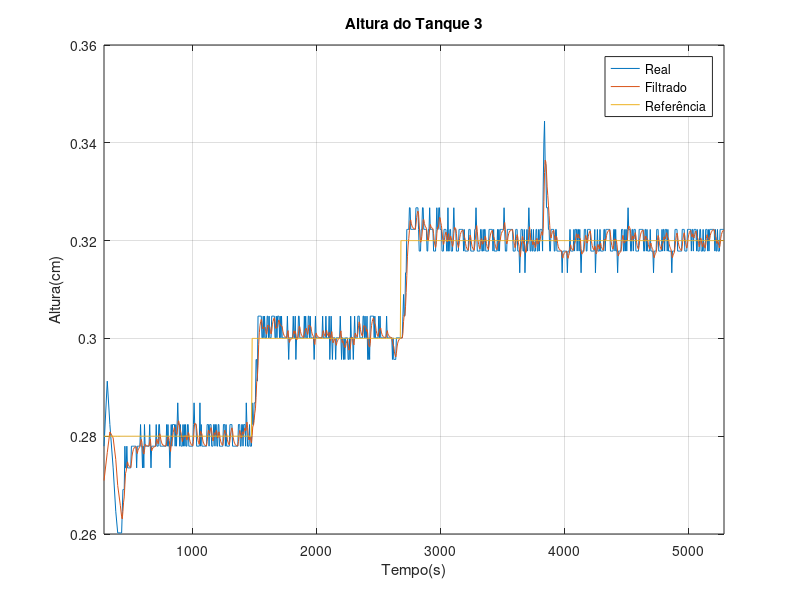
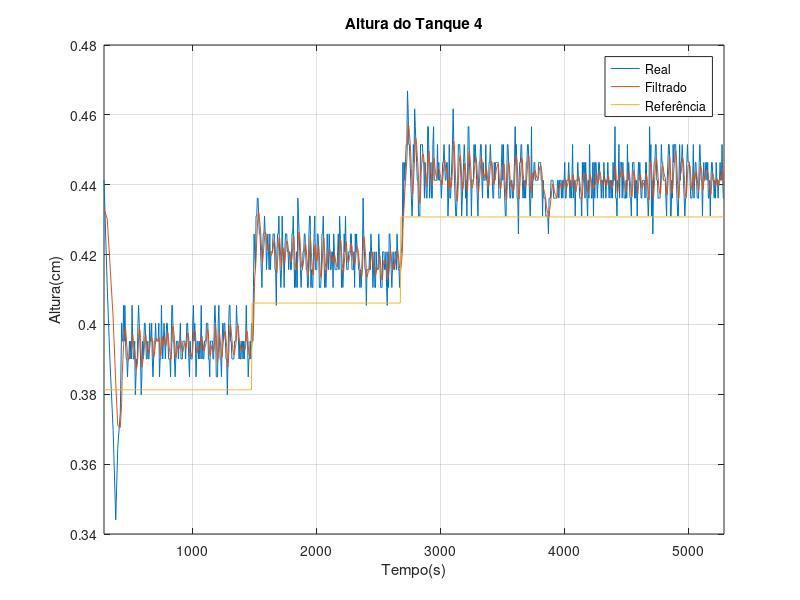
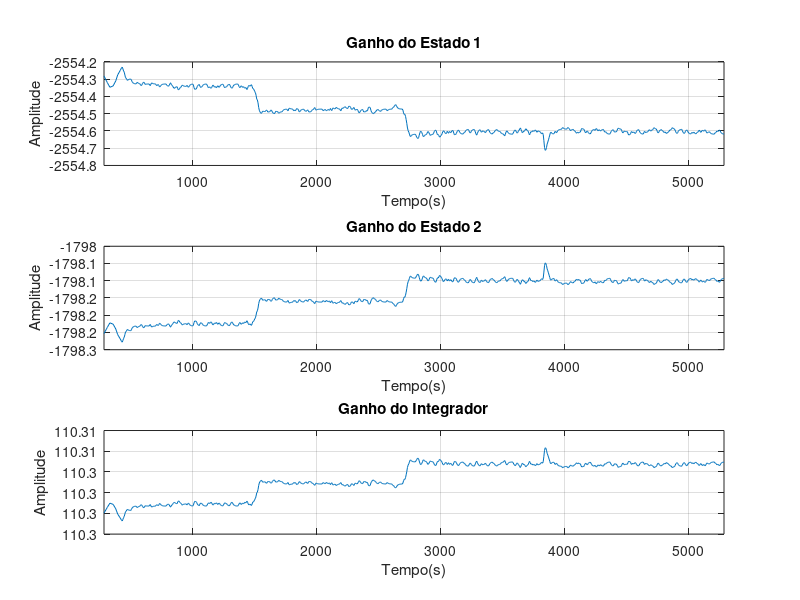
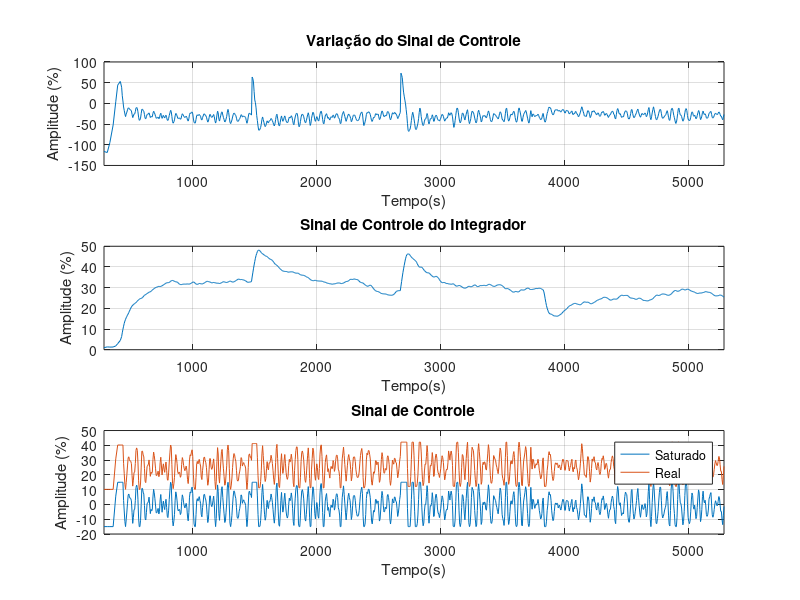

MATLAB code to generate these figures, in order: (Note: this script raises an error after producing the figures.)
clear
clc
%%
load('tarsis_seguimento_referencia_15_perturbacao.mat')
%% Determinação dos inicios e finais de vetores
% Verifica a posicao de inicio do vetor a ser aplicado 
total = length(Level3CM);
partial = length(x_i);
delay = total - partial + 1;
space_time = [t(delay) t(end)];
%%
% Conversão do Sinal de Controle de Operação em Referência
sp_q = uop*16.4 + 357.3;
sp_h3 = ((sp_q - 309.9)/87.07).^2;
sp_h4 = (sp_q - 431.2)/33.51 + sp_h3;
%%
figure
plot(t(delay:end),h3*1e-2);
hold on
plot(t(delay:end),h3f);
plot(t(delay:end),sp_h3*1e-2);
xlabel('Tempo(s)')
ylabel('Altura(cm)')
xlim(space_time)
grid on
title('Altura do Tanque 3')
legend('Real','Filtrado','Referência')
%%
figure
plot(t(delay:end),h4*1e-2);
hold on
plot(t(delay:end),h4f);
plot(t(delay:end),sp_h4*1e-2);
xlabel('Tempo(s)')
ylabel('Altura(cm)')
xlim(space_time)
grid on
title('Altura do Tanque 4')
legend('Real','Filtrado','Referência')
%%
figure
subplot(3,1,1)
plot(t(delay:end),K1)
title('Ganho do Estado 1')
ylabel('Amplitude')
xlabel('Tempo(s)')
grid on
xlim(space_time)
subplot(3,1,2)
plot(t(delay:end),K2 )
title('Ganho do Estado 2')
ylabel('Amplitude')
xlabel('Tempo(s)')
grid on
xlim(space_time)
subplot(3,1,3)
plot(t(delay:end),Ka )
title('Ganho do Integrador')
ylabel('Amplitude')
xlabel('Tempo(s)')
grid on
xlim(space_time)
%%
figure
subplot(3,1,1)
plot(t(delay:end),du )
title('Variação do Sinal de Controle')
ylabel('Amplitude (%)')
xlabel('Tempo(s)')
grid on
xlim(space_time)
subplot(3,1,2)
plot(t(delay:end),u_i )
title('Sinal de Controle do Integrador')
ylabel('Amplitude (%)')
xlabel('Tempo(s)')
grid on
xlim(space_time)
subplot(3,1,3)
plot(t(delay:end),u_s )
hold on
plot(t(delay:end),u )
title('Sinal de Controle')
ylabel('Amplitude (%)')
xlabel('Tempo(s)')
legend('Saturado','Real')
grid on
xlim(space_time)
%%
figure
plot(t(delay:end),erro )
title('Erro')
ylabel('Amplitude (%)')
xlabel('Tempo(s)')
xlim(space_time)
grid on
%%
figure
plot(t(delay:end),x_i )
title('Estado do Integrador')
ylabel('Amplitude (%)')
xlabel('Tempo(s)')
xlim(space_time)
grid on
%%
figure
T = 5.2632;
x = sdpvar(3,1);
A{1}=[-0.0111 0.0111; 0.0155 -0.0193]; % Matriz de Estados 1
A{2}=[-0.0111 0.0111; 0.0238 -0.0282]; % Matriz de Estados 2

B{1}=[1.0e-04 *0.5432; 0];
B{2}=B{1};

C=[0 1];
D=0;

% Discretização com ZOH
[Ad{1},Bd{1},Cd{1},Dd{1}]=c2dm(A{1},B{1},C,D,T,'zoh');
[Ad{2},Bd{2},Cd{2},Dd{2}]=c2dm(A{2},B{2},C,D,T,'zoh');
% Dimensão das matrizes
n=size(Ad{1},1);
m=size(Bd{1},2);
% Espaço de Estados Aumentados
Aa{1}=[Ad{1} zeros(n,m); -Cd{1}*Ad{1} 1];
Aa{2}=[Ad{2} zeros(n,m); -Cd{2}*Ad{2} 1];
Ba{1}=[Bd{1}; -Cd{1}*Bd{1}];
Ba{2}=[Bd{2}; -Cd{2}*Bd{2}];

N=size(Ad,2);
lambda = 0.95;
rho = 15;

[out]= mauriciosat1(Aa,Ba,1,1,1,1,1,lambda,rho);

q=coefs(out.P);
P1=inv(q{1});
P2=inv(q{2});
% Configurando o solver

% x_ = [(h4(1:621)*1e-2 - sp_h4(1:621)*1e-2);(h3(1:621)*1e-2 - sp_h3(1:621)*1e-2);x_i(1:621)];
% plot_dir3(x_(1,:)',x_(2,:)',x_(3,:)','r')
% hold on
x_ = [(h4f  - sp_h4 *1e-2);(h3f  - sp_h3 *1e-2);x_i ];
plot_dir3(x_(1,:)',x_(2,:)',x_(3,:)','g')
hold on
plot(x'*P1*x <= 1 & x'*P2*x <= 1)

title('Trajetória dos Estados, Saturação de 15%')
xlabel('h_{4}')
ylabel('h_{3}')
zlabel('x_{i}')
%%
aux = 0;
for i=1:length(x_)
    if x_(:,i)'*P1*x_(:,i)<=1 && x_(:,i)'*P2*x_(:,i)<=1  
        aux = aux + 1;
    end
end